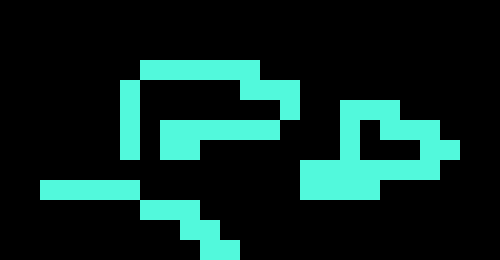

Below is a game level as drawn by its tile map, then a one-line description and the .tmx that defines it (tile-layer data replaced by summaries):
An orthogonal 25x13 tile map with 20x20 px tiles, 1 tile layer (Tile Layer 1), 2 tilesets and 2 objects.

<map version="1.0" tiledversion="1.1.0" orientation="orthogonal" renderorder="right-down" width="25" height="13" tilewidth="20" tileheight="20" infinite="0" nextobjectid="3">
 <tileset firstgid="1" source="Untitled-6.tsx" />
 <tileset firstgid="301" source="Untitled-6.tsx" />
 <layer name="Tile Layer 1" width="25" height="13">
  <data>[325 cells, 55 non-empty, 1 distinct tile ids]</data>
 </layer>
 <objectgroup name="waleed">
  <object id="1" x="60" y="60" width="20" height="20" />
  <object id="2" x="360" y="120" width="20" height="20" />
 </objectgroup>
</map>